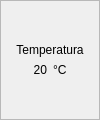
                              <widget class="QFrame" name="ind_temp">
                               <property name="minimumSize">
                                <size>
                                 <width>100</width>
                                 <height>120</height>
                                </size>
                               </property>
                               <property name="maximumSize">
                                <size>
                                 <width>100</width>
                                 <height>120</height>
                                </size>
                               </property>
                               <property name="styleSheet">
                                <string notr="true">background-color: qlineargradient(spread:pad, x1:0, y1:0, x2:0, y2:1, stop:0 rgba(17, 17, 17, 255), stop:{stop1} rgba(17, 17, 17, 255), stop:{stop2} rgba(180, 10, 10, 255), stop:1 rgba(180, 10, 10, 255));
</string>
                               </property>
                               <property name="frameShape">
                                <enum>QFrame::StyledPanel</enum>
                               </property>
                               <property name="frameShadow">
                                <enum>QFrame::Raised</enum>
                               </property>
                               <layout class="QVBoxLayout" name="verticalLayout_8">
                                <item>
                                 <spacer name="verticalSpacer_4">
                                  <property name="orientation">
                                   <enum>Qt::Vertical</enum>
                                  </property>
                                  <property name="sizeHint" stdset="0">
                                   <size>
                                    <width>20</width>
                                    <height>18</height>
                                   </size>
                                  </property>
                                 </spacer>
                                </item>
                                <item>
                                 <layout class="QVBoxLayout" name="verticalLayout_7">
                                  <item>
                                   <widget class="QLabel" name="label_4">
                                    <property name="styleSheet">
                                     <string notr="true">background-color: transparent;</string>
                                    </property>
                                    <property name="text">
                                     <string>Temperatura</string>
                                    </property>
                                    <property name="alignment">
                                     <set>Qt::AlignCenter</set>
                                    </property>
                                   </widget>
                                  </item>
                                  <item>
                                   <layout class="QHBoxLayout" name="horizontalLayout_9">
                                    <item>
                                     <widget class="QLabel" name="val_temp">
                                      <property name="styleSheet">
                                       <string notr="true">background-color: transparent;</string>
                                      </property>
                                      <property name="text">
                                       <string>20</string>
                                      </property>
                                      <property name="alignment">
                                       <set>Qt::AlignRight|Qt::AlignTrailing|Qt::AlignVCenter</set>
                                      </property>
                                     </widget>
                                    </item>
                                    <item>
                                     <widget class="QLabel" name="label_6">
                                      <property name="styleSheet">
                                       <string notr="true">background-color: transparent;</string>
                                      </property>
                                      <property name="text">
                                       <string>°C</string>
                                      </property>
                                      <property name="alignment">
                                       <set>Qt::AlignLeading|Qt::AlignLeft|Qt::AlignVCenter</set>
                                      </property>
                                     </widget>
                                    </item>
                                   </layout>
                                  </item>
                                 </layout>
                                </item>
                                <item>
                                 <spacer name="verticalSpacer_5">
                                  <property name="orientation">
                                   <enum>Qt::Vertical</enum>
                                  </property>
                                  <property name="sizeHint" stdset="0">
                                   <size>
                                    <width>20</width>
                                    <height>17</height>
                                   </size>
                                  </property>
                                 </spacer>
                                </item>
                               </layout>
                              </widget>
